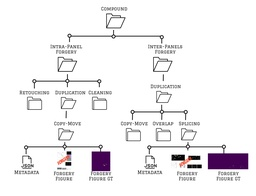
#> input picture .figs/compound-data.jpg, 256 x 196 px, shrunk from 8004 x 6121 before the run; its folder holds only this picture in this run
$ python -i run_cmfd.py   (imports and definitions only)   (older library calls are emulated)
#> lines starting #> are read from the running program, lines starting #| are printed output that depends on the picture
#> in run_method, img_rgb is the input picture: PIL image 256x196 RGB; mean R, G, B 242, 240.5, 242.1
### detection_methods/oversegmentation/oversegmentation.py
from re import L
from time import sleep
from PIL import Image
import matplotlib.pyplot as plt
import numpy as np
import cv2
from pywt import dwt2
from cyvlfeat import sift
from skimage.segmentation import slic, mark_boundaries
from skimage.measure import regionprops
from numpy.linalg import norm
from scipy.spatial.distance import pdist, squareform, cdist

# [33 lines left out: functions getCircleMask, map2RGB, difference_angular, not called in this run]

def oversegmentation(filename):
	#@ Return Forgery Map , Match List , Locations

#> called with filename = '../../.figs/compound-data.jpg'
	color=[64,0,128];
	TR_P=2;
	TR_sim=15;

	RGBimage=np.array(Image.open(filename)).astype("uint8")
	M,N = RGBimage.shape[:2]
#> M = 196; N = 256
	if len(RGBimage.shape) > 2:
		# Discard alpha layer if exists:
		if RGBimage.shape[2] >3:
		     RGBimage = RGBimage[:3]
		grayimage = cv2.cvtColor(RGBimage.astype(np.uint8), cv2.COLOR_RGB2GRAY).astype(np.float64);
	else:
		grayimage = RGBimage

	Final_map1=np.zeros((M,N));
	Final_map2=np.zeros((M,N));
	Final_map3=np.zeros((M,N));

	CA1,(CB1,CC1,CD1)=dwt2(RGBimage,'haar');
	CA2,(CB2,CC2,CD2)=dwt2(CA1,'haar');
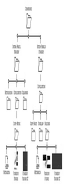
#> CA2: shape (196, 64, 1) float64; min 5.75, max 1020, mean 966.7; drawn with min black and max white
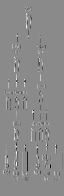
#> CB2: shape (196, 64, 1) float64; min -431, max 361, mean -0.6; drawn with min black and max white
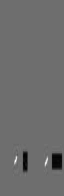
#> CC2: shape (196, 64, 1) float64; min -105.5, max 138.5, mean -1.6; drawn with min black and max white
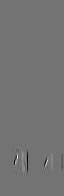
#> CD2: shape (196, 64, 1) float64; min -39, max 47.25, mean 0; drawn with min black and max white
	CA3,(CB3,CC3,CD3)=dwt2(CA2,'haar');
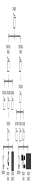
#> CA3: shape (196, 32, 1) float64; min 13.25, max 2040, mean 1933.4; drawn with min black and max white
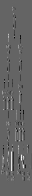
#> CB3: shape (196, 32, 1) float64; min -565, max 870, mean 0.7; drawn with min black and max white
#> CC3: shape (196, 32, 1) float64; every value is 0
	CA4,(CB4,CC4,CD4)=dwt2(CA3,'haar');
	E_LF=np.sum(abs(CA4));
#> E_LF = 12126422
	E_HF=np.sum(abs(CB1))+np.sum(abs(CB2))+np.sum(abs(CB3))+np.sum(abs(CB4))+ \
	    	np.sum(abs(CC1))+np.sum(abs(CC2))+np.sum(abs(CC3))+np.sum(abs(CC4))+ \
	    	np.sum(abs(CD1))+np.sum(abs(CD2))+np.sum(abs(CD3))+np.sum(abs(CD4));
#> E_HF = 972514.5
	P_LF=E_LF/(E_LF+E_HF)*100;
#> P_LF = 92.58
	S=(P_LF>50)*np.sqrt(0.02*M*N)+(P_LF<=50)*np.sqrt(0.01*M*N);
#> S = 31.68
	segments = slic(RGBimage,n_segments=S, start_label=1);
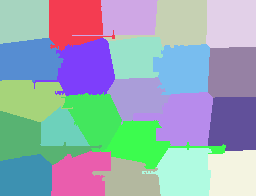
#> segments: shape (196, 256) int64; 23 distinct labels, from 1 to 23; one colour per label, 0 black
	num_segments= np.max(segments);
#> num_segments = 23


	"""
	if show==1:
		boundaries =  cv.Laplacian(segments, ddepth=-1, ksize=3)>0.1
		boundaries=repmat(boundaries,[1,1,3]);
		boundaries=imdilate(boundaries,ones(5));
		imp = RGBimage;
		imp(boundaries) = 0 ;
		figure;
		imshow(imp);
	end
	"""


	### SIFT
#> (the run stopped early here; a loop or call above may not have finished)

$ run again, on .figs/simple-data.jpg
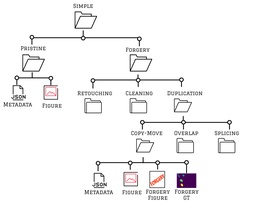
#> input picture .figs/simple-data.jpg, 256 x 208 px, shrunk from 7759 x 6314 before the run
#> in run_method, img_rgb is the input picture: PIL image 256x208 RGB; mean R, G, B 245.2, 244.6, 245
#> in oversegmentation, `CA3,(CB3,CC3,CD3)=dwt2(CA2,'haar');`:
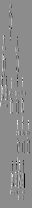
#> CB3: shape (208, 32, 1) float64; min -776.8, max 631, mean -1.4; drawn with min black and max white
#> CC3: shape (208, 32, 1) float64; every value is 0
#> E_LF = 13042307.3
#> E_HF = 949744.8
#> P_LF = 93.21
#> S = 32.63
#> in oversegmentation, `segments = slic(RGBimage,n_segments=S, start_label=1);`:
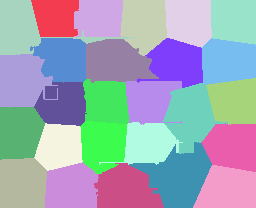
#> segments: shape (208, 256) int64; 26 distinct labels, from 1 to 26; one colour per label, 0 black
#> num_segments = 26
